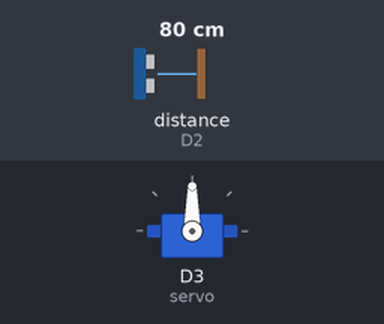
Recording of a sketch running on a simulated ESP8266 (NodeMCU). Parts: servo. Wiring (inferred from the names in the program): ultrasonic range finder: trigger D1; echo D2. The test bench sets the inputs (shaded band); at power-on: distance to the obstacle (sensor on D2) 80 cm. The echo pulse lasts 58.3 µs per cm.

Above: at 0.05 s.
At 5.5 s:
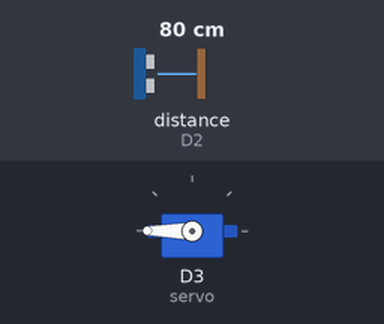
Timing chart, 0 to 7.2 s (numbered marks = the images above):
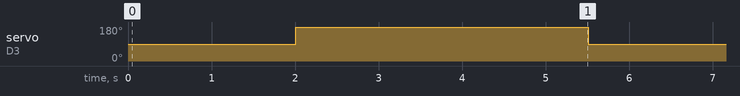

Measured:
- by itself, servo on D3 (servo): alternates 180° for 3.5 s and 90° for 2.0 s

The sketch:

servo.ino
```cpp
#include <ESP8266WiFi.h>
#include <ESP8266HTTPClient.h>
#include <ArduinoJson.h>
#include <Servo.h>
//ultrasonik 1
#define triggerPin  D1
#define echoPin     D2
//ultrasonik 2
#define triggerPin2 D4
#define echoPin2    D5
//servo
int sensorPir = 12;  // Digital pin D6
Servo servo;
//konfigurasi wifi
const char* ssid = "IndriSpot";
const char* password = "46M^09f0";

void setup() {
  // put your setup code here, to run once:
  Serial.begin (9600);
  pinMode(triggerPin, OUTPUT);
  pinMode(echoPin, INPUT);
  pinMode(triggerPin2, OUTPUT);
  pinMode(echoPin2, INPUT);
  pinMode(sensorPir, INPUT);
servo.attach(D3);
servo.write(0);
// WiFi.begin(ssid, password);
//delay(2000);
}

void pirKita()
{
  long state = digitalRead(sensorPir);
    if(state == HIGH) {

      Serial.println("Motion detected!");
      delay(500);
    }
    else {

      Serial.println("Motion absent!");
      delay(500);
      }
}
void gerakServo()
{
//put your main code here, to run repeatedly:
servo.write(90);
delay(2000);
servo.write(180);
delay(2000);
}

void gerakBuka()
{
  servo.write(180);
  delay(2000);
}

void gerakTutup()
{
  servo.write(90);
delay(2000);
}

void loop() {
long duration, jarak;
long duration2, jarak2;

//digitalWrite(triggerPin2, LOW);
//delayMicroseconds(2);
//digitalWrite(triggerPin2, HIGH);
//delayMicroseconds(10);
//digitalWrite(triggerPin2, LOW);
//duration2 = pulseIn(echoPin2, HIGH);
//jarak2 = (duration2 / 2) / 29.1;
//Serial.println(jarak2);
//delay(1000);

  digitalWrite(triggerPin, LOW);
  delayMicroseconds(2);
  digitalWrite(triggerPin, HIGH);
  delayMicroseconds(10);
  digitalWrite(triggerPin, LOW);
  duration = pulseIn(echoPin, HIGH);
  jarak = (duration/2) / 29.1;

//  if(jarak >= 100)
//  {
//
//    Serial.println("Tidak ada halangan");
//    servo.write(90);
//  delay(2000);
//  }else{
//    gerakTutup();
//    Serial.println("Ada halangan");
//   servo.write(0);
//delay(2000);
//  }
////
  gerakTutup();
  gerakBuka();
  delay(1500);
//  gerakTutup();
//  gerakBuka();
//pirKita();
}
```
